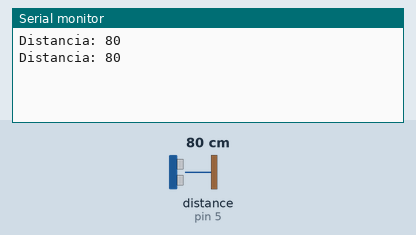
A sketch run on a simulated Arduino Uno, built with avr-gcc and run on an emulated ATmega328P. Parts: the last lines printed to the serial monitor. Wiring (inferred from the names in the program): ultrasonic range finder: trigger pin 4; echo pin 5. The inputs (shaded band) are chosen by the test bench; at power-on: distance to the obstacle (sensor on pin 5) 80 cm. The echo pulse lasts 58.3 µs per cm.

Above: at 1.8 s.
1.9 s: distance to the obstacle (sensor on pin 5) set to 2 cm
At 2.8 s:
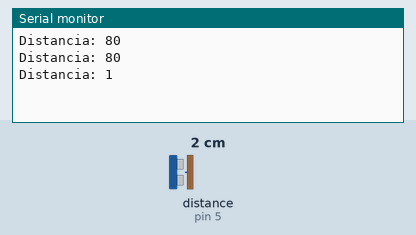
3.4 s: distance to the obstacle (sensor on pin 5) set to 4 cm
At 4.6 s:
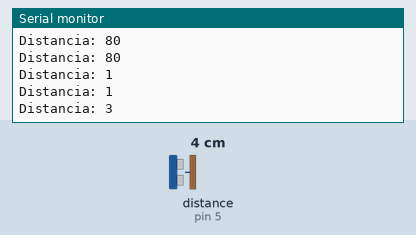
Timing chart, 0 to 6.4 s (numbered marks = the images above; inputs shaded):
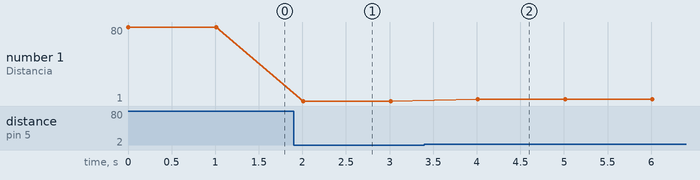

Measured:
- after the input at 1.9 s, the serial monitor: prints a new line after 0.11 s (image 1)
- after the input at 3.4 s, the serial monitor: prints a new line after 0.61 s (image 2)
- plotted number 1: 80 → 1 after the input at 1.9 s, 1 → 3 after the input at 3.4 s

The sketch:

SensorUltrasonico.ino
```cpp
#define trigSensor 4
#define echoSensor 5

long duracion,distancia;  // Variables de Sensor ultrasonico del frente

void setup() {
  pinMode(trigSensor, OUTPUT);
  pinMode(echoSensor, INPUT);
  Serial.begin(9600);

}
void loop() {
  digitalWrite(trigSensor, LOW);
  delayMicroseconds(2);
  digitalWrite(trigSensor, HIGH);
  delayMicroseconds(10);
  digitalWrite(trigSensor, LOW);
  duracion = pulseIn(echoSensor, HIGH);
  distancia= (duracion/2) / 29;
  Serial.print("Distancia: ");
  Serial.println(distancia);
  delay(1000);
}
```
